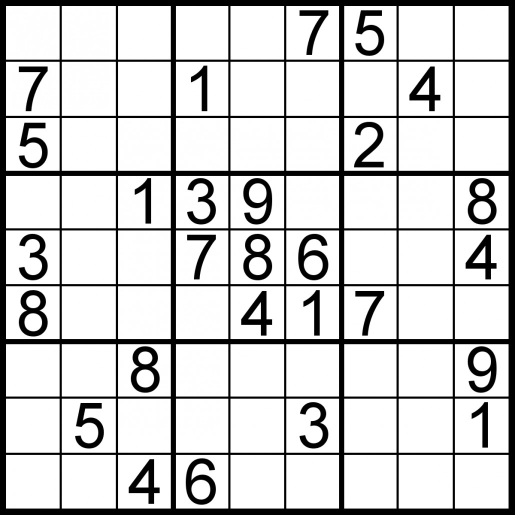
#> input picture images/big-numbers.jpg, 1030 x 1030 px, given in place of VID_20191201_104129.mp4, which was not available (shown at 1/2 size)
$ python detect_grid.py   (older library calls are emulated)
#> lines starting #> are read from the running program, lines starting #| are printed output that depends on the picture; after the words box and inside, x2 and y2 are one past the last pixel; in counts of white or black regions, pixels touching at a corner belong together; pictures that were not available may be replaced by others from this repository, and a replacement may not be noted
### python/sudoku/solver.py
# -*- coding: utf-8 -*-
from typing import List, Optional, Tuple
from itertools import product

import cv2
import numpy as np

from sudoku import Corners, Field, BoundingBox
from utils import show_image

MAX_INITIAL_IMAGE_SIZE = 500


def load_image(filename: str) -> np.ndarray:
    image = cv2.imread(filename)
    return image


# [6 lines left out: function resize_image, not called in this run]


def clean_image(image: np.ndarray) -> np.ndarray:
    # [7 lines of commented-out code are left out]
    return image


def cut_out_field(image: np.ndarray) -> (Field, np.ndarray, Corners, np.ndarray):
    if len(image.shape) == 2:
        bin_image = image
    else:
        bin_image = cv2.cvtColor(image, cv2.COLOR_BGR2GRAY)
        bin_image = cv2.adaptiveThreshold(
            bin_image, maxValue=255,
            adaptiveMethod=cv2.ADAPTIVE_THRESH_GAUSSIAN_C,
            thresholdType=cv2.THRESH_BINARY_INV,
            blockSize=55,
            C=6)
    # show_image("bin_image", bin_image, 600)

    field_contour = find_field_contour(bin_image)
    if field_contour is None or len(field_contour.shape) < 3:
        return None, None

    (top_left_idx, top_right_idx, bottom_right_idx, bottom_left_idx) = find_corners(field_contour)
    corners = Corners(
        field_contour[top_left_idx],
        field_contour[top_right_idx],
        field_contour[bottom_right_idx],
        field_contour[bottom_left_idx],
    )
    # show_corners(bin_image, corners)

    mask = np.zeros(bin_image.shape, np.uint8)
    cv2.drawContours(mask, [field_contour], 0, 255, -1)
    # show_image("mask", mask, 400)

    masked_field = cv2.bitwise_and(image, image, mask=mask)

    mask = cv2.bitwise_not(mask, mask)
    border = cv2.bitwise_or(masked_field, cv2.merge([mask, mask, mask]), mask=mask)
    masked_field = cv2.bitwise_or(masked_field, border)

    # field_side = find_longest_edge_len(corners)
    field_side = 300
    margin = 10
    field, perspective_transform_matrix = warp_field(masked_field, corners, field_side, margin)
    # show_image("field", field)

    return Field(field, field_side, margin), field_contour, corners, perspective_transform_matrix


# [16 lines of commented-out code are left out]


def find_field_contour(bin_image: np.ndarray) -> Optional[np.ndarray]:
    contours, _ = cv2.findContours(bin_image, cv2.RETR_EXTERNAL, cv2.CHAIN_APPROX_SIMPLE)
    if not contours:
        return None
    largest_area_contour: np.ndarray = max(contours, key=cv2.contourArea)
    return largest_area_contour


def find_corners(field_contour: np.ndarray) -> (int, int, int, int):
    coord_sums = field_contour.sum(axis=2)
    top_left_idx = np.argmin(coord_sums)
    bottom_right_idx = np.argmax(coord_sums)

    # Diff between y and x. The top-right will have the minimum difference,
    # the bottom-left, the maximum.
    diff = np.diff(field_contour, axis=2)
    top_right_idx = np.argmin(diff)
    bottom_left_idx = np.argmax(diff)

    return top_left_idx, top_right_idx, bottom_right_idx, bottom_left_idx


# [9 lines left out: function show_corners, not called in this run]


def warp_field(image: np.ndarray, corners: Corners, field_side: int, margin: int) -> Tuple[np.ndarray, np.ndarray]:
    source = np.array([
        corners.top_left,
        corners.top_right,
        corners.bottom_right,
        corners.bottom_left
    ], dtype=np.float32)
    dest = np.array([
        [0 + margin, 0 + margin],
        [field_side + margin, 0 + margin],
        [field_side + margin, field_side + margin],
        [0 + margin, field_side + margin]], dtype=np.float32)
    perspective_transform_matrix = cv2.getPerspectiveTransform(source, dest)
    warped = cv2.warpPerspective(
        image,
        perspective_transform_matrix,
        (field_side + 2 * margin, field_side + 2 * margin),
        borderMode=cv2.BORDER_CONSTANT,
        borderValue=(255, 255, 255)
    )
    return warped, perspective_transform_matrix


def perspective_transform_contour(contour: np.ndarray, perspective_transform_matrix: np.ndarray) -> np.ndarray:
    r = cv2.perspectiveTransform(contour.astype(np.float64), perspective_transform_matrix)
    return r.astype(np.int)


# [371 lines left out: functions extract_subcontour, binarize_field, enforce_grid_simple, enforce_grid_detected, find_digit_bounding_boxes, assign_digit_bounding_boxes_to_cells and 7 more, not called in this run]

### python/detect_grid.py
#!/usr/bin/env python
# -*- coding: utf-8 -*-
import time
from typing import Tuple

import cv2
import numpy as np

from sudoku import Field
from sudoku.solver import load_image, cut_out_field, show_image, clean_image, \
    find_digit_bounding_boxes


# [93 lines left out: functions find_number_mask, find_grid, _tpl_cross, _tpl_top_left, _tpl_bottom_right, not called in this run]


def line_len_sq(a: Tuple[int, int], b: Tuple[int, int]) -> float:
    return (a[0] - b[0]) ** 2 + (a[1] - b[1]) ** 2


tracker = cv2.TrackerCSRT_create()

# cap = cv2.VideoCapture(0)
cap = cv2.VideoCapture("../images/VID_20191201_104129.mp4")
found = False
while True:
    frame_start = time.time()
    ret, frame = cap.read()
#> frame is the input picture: shape (1030, 1030, 3); min 0, max 255, mean 207.5
    if not ret:
        break

    scale = 0.4
    frame = cv2.resize(frame, (int(frame.shape[1] * scale), int(frame.shape[0] * scale)))
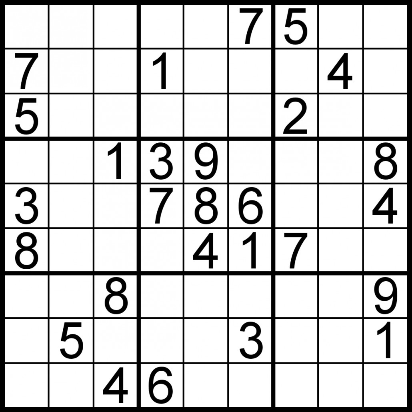
#> frame: shape (412, 412, 3); min 0, max 255, mean 207.3
    frame = cv2.rotate(frame, cv2.ROTATE_90_CLOCKWISE)
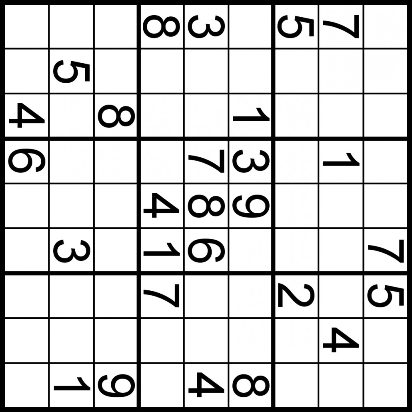
#> frame: shape (412, 412, 3); min 0, max 255, mean 207.3

    # cv2.imshow('frame', frame)
    frame = clean_image(frame)
    # cv2.imshow('frame-clean', frame)

    out = frame.copy()
    if not found:
        field, _, corners, perspective_transform_matrix = cut_out_field(frame)
#> in cut_out_field, `bin_image = cv2.adaptiveThreshold( bin_image, maxValue=255, adaptiveMe..`:
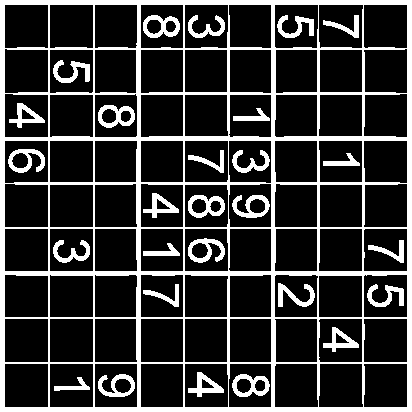
#> bin_image: shape (412, 412); 20.8% white; 28 white regions, largest, box (x1, y1, x2, y2) and area: (0, 0, 412, 412) 26068, (143, 15, 180, 38) 431, (188, 195, 225, 218) 429
#> in find_field_contour, `contours, _ = cv2.findContours(bin_image, cv2.RETR_EXTERNAL, cv2.CHAIN..`: contours = [[[0, 0], [0, 411], [411, 411], [411, 0]]]
#> in find_field_contour, `largest_area_contour: np.ndarray = max(contours, key=cv2.contourArea)`: largest_area_contour = [[0, 0], [0, 411], [411, 411], [411, 0]]
#> in find_corners, `coord_sums = field_contour.sum(axis=2)`: coord_sums = [0, 411, 822, 411]
#> in find_corners, `top_left_idx = np.argmin(coord_sums)`: top_left_idx = 0
#> in find_corners, `bottom_right_idx = np.argmax(coord_sums)`: bottom_right_idx = 2
#> in find_corners, `diff = np.diff(field_contour, axis=2)`: diff = [0, 411, 0, -411]
#> in find_corners, `top_right_idx = np.argmin(diff)`: top_right_idx = 3
#> in find_corners, `bottom_left_idx = np.argmax(diff)`: bottom_left_idx = 1
#> in cut_out_field, `(top_left_idx, top_right_idx, bottom_right_idx, bottom_left_idx) = fin..`: top_left_idx = 0; top_right_idx = 3; bottom_right_idx = 2; bottom_left_idx = 1
#> in cut_out_field, `cv2.drawContours(mask, [field_contour], 0, 255, -1)`: mask: shape (412, 412); every value is 255
#> in cut_out_field, `mask = cv2.bitwise_not(mask, mask)`: mask: shape (412, 412); every value is 0
#> in cut_out_field, `border = cv2.bitwise_or(masked_field, cv2.merge([mask, mask, mask]), m..`: border: shape (412, 412, 3); every value is 0
#> in warp_field, `warped = cv2.warpPerspective( image, perspective_transform_matrix, (fi..`:
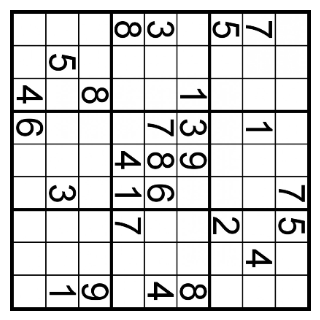
#> warped: shape (320, 320, 3); min 0, max 255, mean 211.9
#> in cut_out_field, `field, perspective_transform_matrix = warp_field(masked_field, corners..`: perspective_transform_matrix = [[0.73, 0, 10], [0, 0.73, 10], [0, 0, 1]]
#> perspective_transform_matrix = [[0.73, 0, 10], [0, 0.73, 10], [0, 0, 1]]
        # tracker.init(frame, (corners.top_left[0], corners.top_left[1], corners.bottom_right[0], corners.bottom_right[1]))
        # print(corners)
#> (the run stopped early here; a loop or call above may not have finished)
